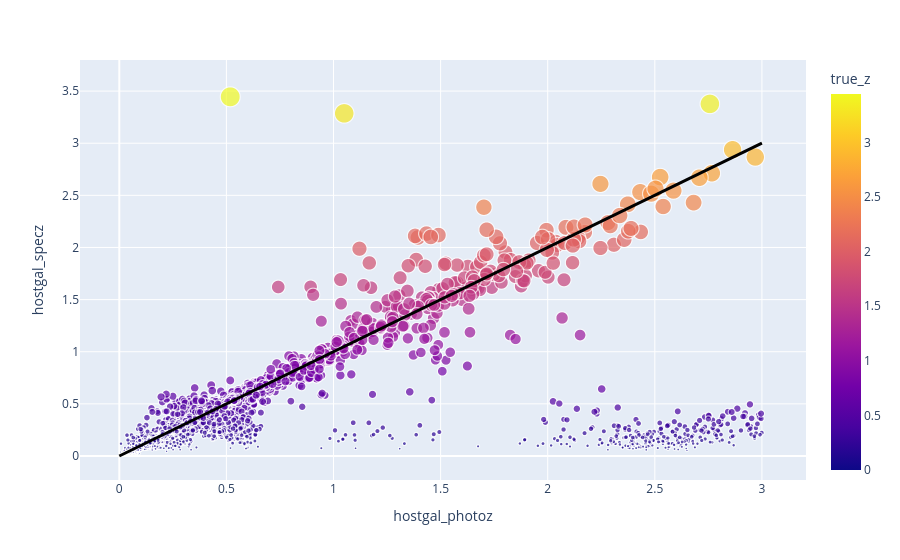

The notebook cell this image was saved under:
### Markdown cell above
## b) Now pick a graphical encoding s.t. that your data points express some feature of the dataset. Express supports size and color (or both)

### Code cell
encoding = plasticc_tab['true_z']
encoding
fig = px.scatter(plasticc_tab, x = 'hostgal_photoz', y = 'hostgal_specz', size=encoding, color=encoding)
fig.update_layout(coloraxis_colorbar_title_text = 'true_z')
# Add a custom diagonal line from (0, 0) to (3, 3)
fig.add_shape(type="line", x0=0, y0=0, x1=3, y1=3,
              line=dict(color="Black", width=3))
fig.show()

### Figure 1 — Plotly figure (JSON) as saved in the notebook; plotly's stock layout.template omitted (floating-point values rounded to 4 significant figures; data arrays with more than 128 entries replaced by an {"elided": "..."} marker saying what was removed)
{"data": [{"hovertemplate": "hostgal_photoz=%{x}<br>hostgal_specz=%{y}<br>size=%{marker.size}<br>color=%{marker.color}<extra></extra>", "legendgroup": "", "marker": {"color": {"elided": "7848 float values"}, "coloraxis": "coloraxis", "size": {"elided": "7848 float values"}, "sizemode": "area", "sizeref": 0.008608, "symbol": "circle"}, "mode": "markers", "name": "", "showlegend": false, "type": "scattergl", "x": {"elided": "7848 float values"}, "xaxis": "x", "y": {"elided": "7848 float values"}, "yaxis": "y"}], "layout": {"coloraxis": {"colorbar": {"title": {"text": "true_z"}}, "colorscale": [[0, "#0d0887"], [0.1111, "#46039f"], [0.2222, "#7201a8"], [0.3333, "#9c179e"], [0.4444, "#bd3786"], [0.5556, "#d8576b"], [0.6667, "#ed7953"], [0.7778, "#fb9f3a"], [0.8889, "#fdca26"], [1, "#f0f921"]]}, "legend": {"itemsizing": "constant", "tracegroupgap": 0}, "margin": {"t": 60}, "shapes": [{"line": {"color": "Black", "width": 3}, "type": "line", "x0": 0, "x1": 3, "y0": 0, "y1": 3}], "xaxis": {"anchor": "y", "domain": [0, 1], "title": {"text": "hostgal_photoz"}}, "yaxis": {"anchor": "x", "domain": [0, 1], "title": {"text": "hostgal_specz"}}}}
